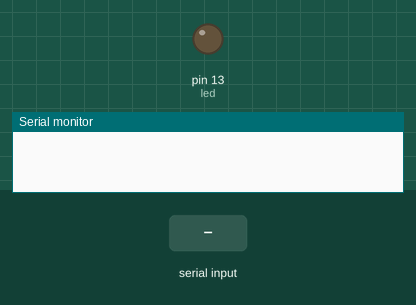
Simulated run of this sketch. Board: Arduino Uno, built with avr-gcc and run on an emulated ATmega328P. Shown: output pins drawn as LEDs (lit = HIGH), the last lines printed to the serial monitor. The inputs (shaded band) are chosen by the test bench.

Above: at 5.2 s.
5.3 s: "f" received over the second serial link
At 6.4 s:
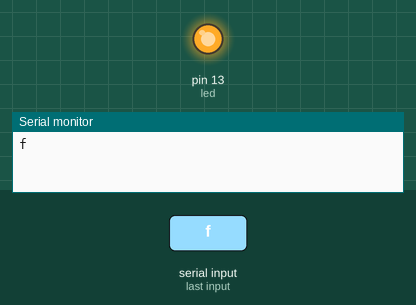
6.8 s: "f" received over Serial
8.3 s: "B" received over the second serial link
9.8 s: "R" received over the second serial link
Timing chart, 0 to 12.3 s (numbered marks = the images above; inputs shaded):
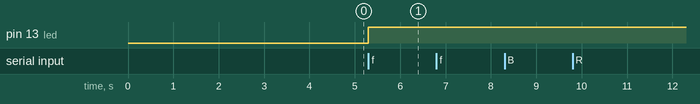

Measured:
- after the input at 5.3 s, pin 13 (led): LOW → HIGH at once

The sketch:

Bluetooth.ino
```cpp
#include "SoftwareSerial.h"
int RxD = 4;
int TxD = 2;
SoftwareSerial blueToothSerial(RxD,TxD); //Instância a biblioteca SoftwareSerial.h
int led = 13;
void setup()
{
parear_dispositivo(); //Executa a função para parear o dispositivo
pinMode(led, OUTPUT);
//digitalWrite(led, HIGH);
pinMode(RxD, INPUT);
pinMode(TxD, OUTPUT);
Serial.begin(38400);
}
void loop()
{
  if(Serial.read() > 0){
    Serial.println(Serial.read());
  }

char letra; //Variável char para armazenar o caractere recebido
if(blueToothSerial.available()) //Se algo for recebido pela serial do módulo bluetooth
{

letra = blueToothSerial.read(); //Armazena o caractere recebido na variável letra
Serial.println(letra);
if(letra == 'f') //Se o caractere recebido for a letra ‘F’
{
//Move o carrinho para frente

//==================
  digitalWrite(led, HIGH);
}

else if (letra == 'B') //Se o caractere recebido for a letra ‘B’
{
//Move o carrinho para trás

//==================

}

else if(letra == 'R') //Se o caractere recebido for a letra ‘R’
{
//Move o carrinho para direita

//==================
}

else if (letra == 'L') //Se o caractere recebido for a letra ‘L’
{
//Move o carrinho para esquerda

//==================
}

else if(letra == 'S') //Se o caractere recebido for a letra ‘S’
{
//Para o carrinho

//==================
}
}

}
void parear_dispositivo()
{

blueToothSerial.begin(38400); // Configura o baud rate do bluetooth como 38400
blueToothSerial.print("\r\n+STWMOD=0\r\n"); // Configura o módulo bluetooth para trabalhar como slave
blueToothSerial.print("\r\n+STNA=robocar\r\n"); // Configura o nome do disopsitivo bluetooth
blueToothSerial.print("\r\n+STOAUT=1\r\n"); // Permite que outros dispositivos encontrem o módulo bluetooth
blueToothSerial.print("\r\n+STAUTO=0\r\n"); // Desabilita a auto conexão
delay(2000); // Aguarda 2 segundos
blueToothSerial.print("\r\n+INQ=1\r\n"); // Habilita modo de paridade
delay(2000); // Aguarda 2 segundos
blueToothSerial.flush(); // Dá um flush na serial do módulo bluetooth

}
```
